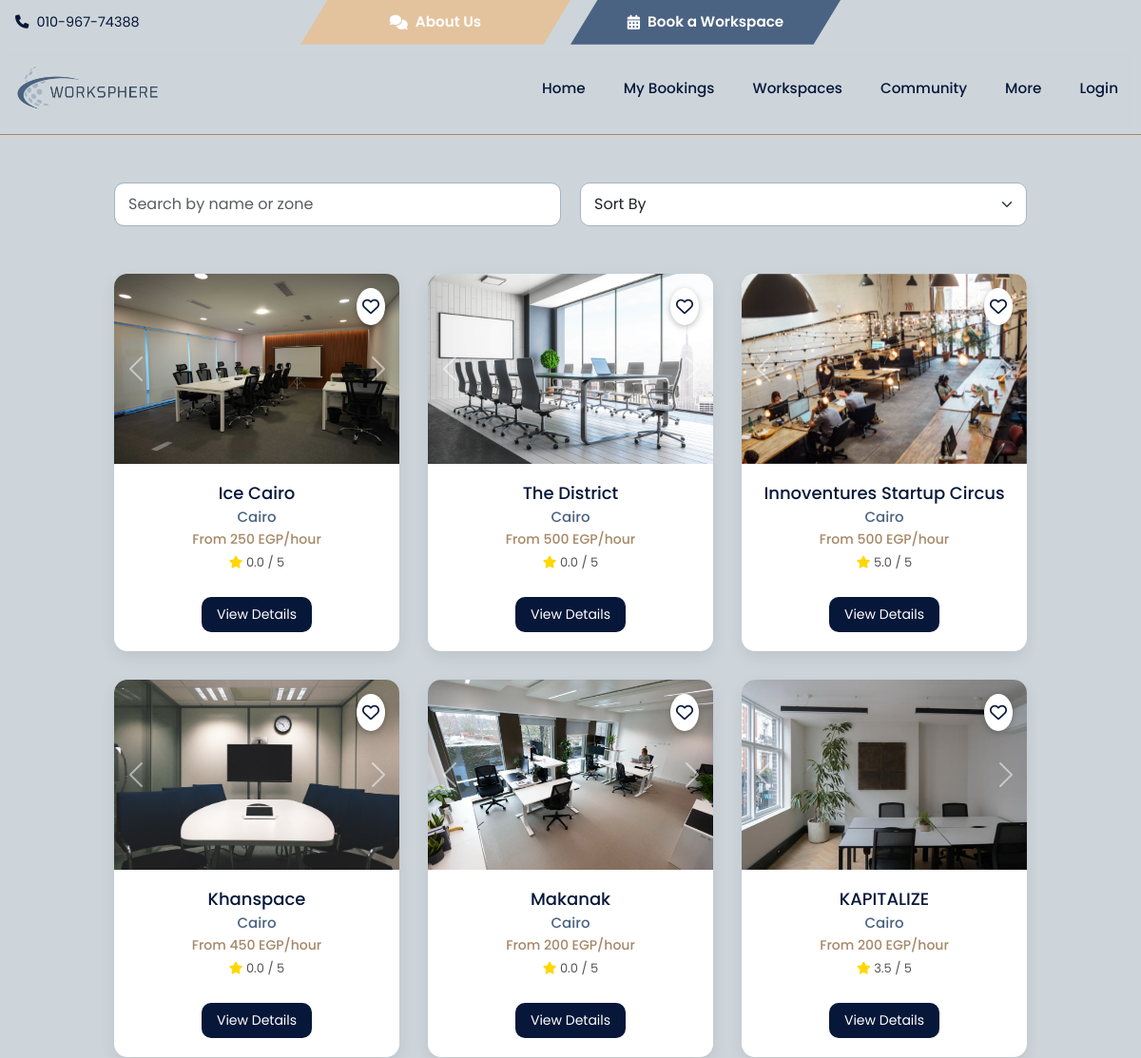
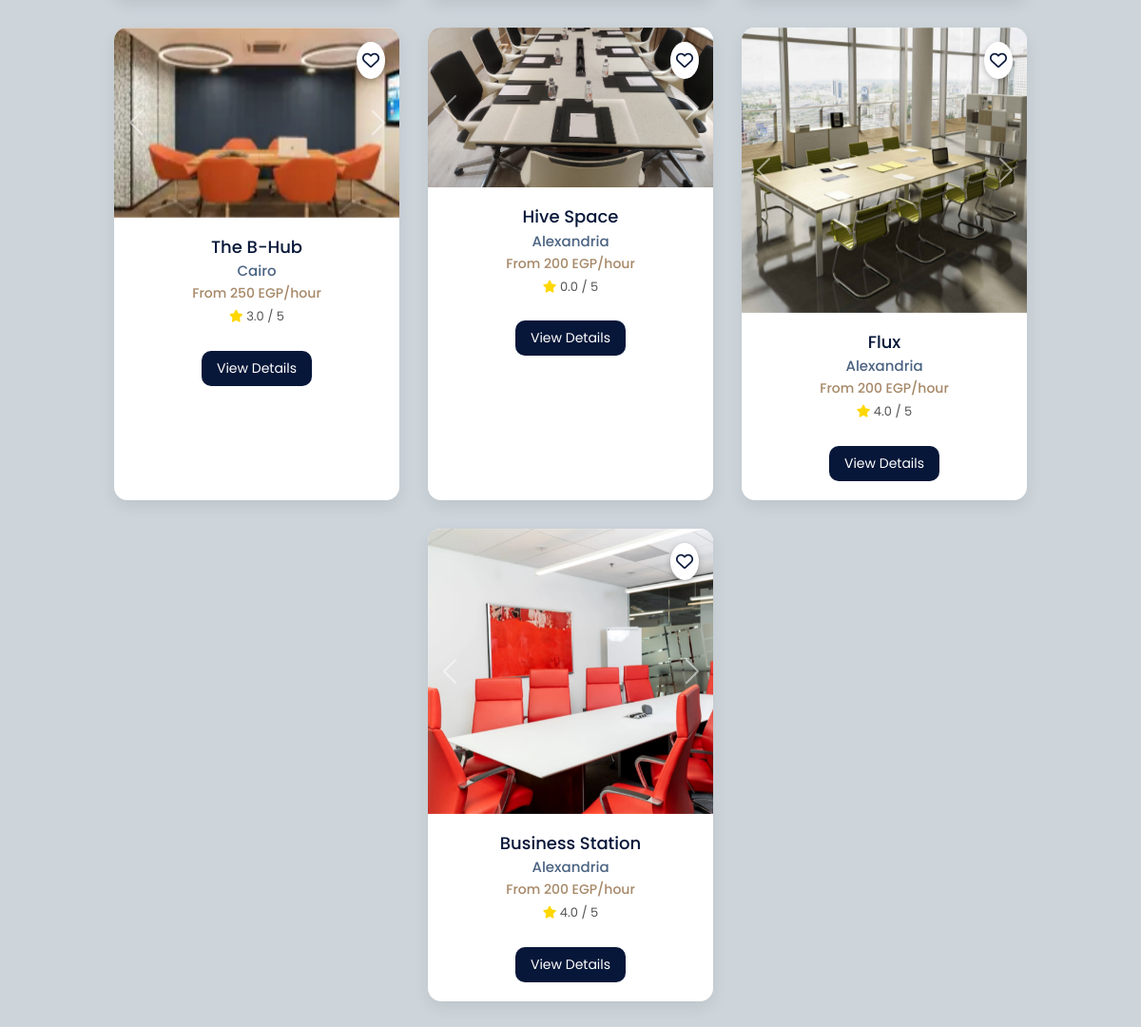
/workspaces_list.php, run on the app's committed database (2 pictures, top to bottom).
### tables this page shows
CREATE TABLE `workspaces` (
  `workspace_id` int(11) NOT NULL,
  `user_id` int(11) NOT NULL,
  `name` varchar(255) NOT NULL,
  `location` varchar(255) NOT NULL,
  `description` longtext DEFAULT NULL,
  `price/hr` float DEFAULT NULL,
  `zone_id` int(11) NOT NULL,
  `created_at` timestamp NOT NULL DEFAULT current_timestamp(),
  `Availability` tinyint(4) NOT NULL DEFAULT 1,
  `latitude` float(10,6) NOT NULL,
  `longitude` float(10,6) NOT NULL
);

CREATE TABLE `rooms` (
  `room_id` int(11) NOT NULL,
  `workspace_id` int(11) NOT NULL,
  `room_name` varchar(255) DEFAULT NULL,
  `seats` int(11) DEFAULT NULL,
  `type_id` int(255) DEFAULT NULL,
  `room_status` varchar(255) DEFAULT NULL,
  `images` longtext NOT NULL,
  `p/hr` int(11) NOT NULL,
  `p/m` float NOT NULL
);

CREATE TABLE `zone` (
  `zone_id` int(11) NOT NULL,
  `zone_name` varchar(255) NOT NULL
);

### workspaces_list.php (the view, shortened to what this page needs)
<?php
include "nav.php";
$order_by = "workspaces.workspace_id";
$select_ws = "SELECT workspaces.*,
                     zone.zone_name,
                     rooms.images,
                     COALESCE(AVG(reviews.rating), 0) AS avg_rating,
                     MIN(rooms.`p/hr`) AS starting_price
              FROM `workspaces`
              JOIN `rooms` ON `workspaces`.`workspace_id` = `rooms`.`workspace_id`
              LEFT JOIN `zone` ON `workspaces`.`zone_id` = `zone`.`zone_id`
              LEFT JOIN `bookings` ON `rooms`.`room_id` = `bookings`.`room_id`
              LEFT JOIN `reviews` ON `bookings`.`booking_id` = `reviews`.`booking_id`
              WHERE `Availability`=2
              GROUP BY workspaces.workspace_id
              ORDER BY $order_by";
$run_select_ws = mysqli_query($connect, $select_ws);
$run_select_search = null;
?>
<!DOCTYPE html>
<html lang="en">
<head>
  <link href="https://cdn.jsdelivr.net/npm/bootstrap@5.3.0/dist/css/bootstrap.min.css" rel="stylesheet">
  <link href="https://cdnjs.cloudflare.com/ajax/libs/font-awesome/6.4.2/css/all.min.css" rel="stylesheet">
</head>
<body>
  <div class="search-sort-container">
    <form method="post">
      <input type="text" id="searchText" name="text" class="form-control" placeholder="Search by name or zone">
    </form>
    <form method="post">
      <select name="sort" class="form-select" onchange="this.form.submit()">
        <option value="">Sort By</option>
      </select>
    </form>
  </div>
  <div class="container">
    <?php
    $result_set = isset($_POST['search']) ? $run_select_search : $run_select_ws;
    if ($result_set && mysqli_num_rows($result_set) > 0) {
      foreach ($result_set as $index => $row) {
        $carouselId = "carousel" . $index;
        $is_favorite = false;
        ?>
        <div class="workspace-card" data-latitude="<?php echo $row['latitude']; ?>"
          data-longitude="<?php echo $row['longitude']; ?>">
          <div class="favorite-icon <?= $is_favorite ? 'active' : '' ?>" onclick="toggleFavorite(this, <?= $row['workspace_id'] ?>)">
            <i class="<?= $is_favorite ? 'fa-solid' : 'fa-regular' ?> fa-heart"></i>
          </div>
          <div id="<?= $carouselId ?>" class="carousel slide">
            <div class="carousel-inner">
              <?php
              $img_query = "SELECT `images` FROM `rooms` WHERE `workspace_id` = '{$row['workspace_id']}'";
              $run_img = mysqli_query($connect, $img_query);
              $first = true;
              while ($imag = mysqli_fetch_assoc($run_img)) {
                foreach (explode(',', $imag['images']) as $image) {
                  echo '<div class="carousel-item ' . ($first ? 'active' : '') . '">
                        <img src="./workspace/img/' . trim($image) . '" class="d-block w-100" alt="">
                      </div>';
                  $first = false;
                }
              }
              ?>
            </div>
            <button class="carousel-control-prev" type="button" data-bs-target="#<?= $carouselId ?>"
              data-bs-slide="prev">
              <span class="carousel-control-prev-icon"></span>
            </button>
            <button class="carousel-control-next" type="button" data-bs-target="#<?= $carouselId ?>"
              data-bs-slide="next">
              <span class="carousel-control-next-icon"></span>
            </button>
          </div>
          <div class="card-body">
            <h2><?= htmlspecialchars($row['name']) ?></h2>
            <h3><?= htmlspecialchars($row['zone_name']) ?></h3>
            <h4>From <?= htmlspecialchars($row['starting_price']) ?> EGP/hour</h4>
            <p class="rating"><i class="fas fa-star"></i> <?= number_format($row['avg_rating'], 1) ?> / 5</p>
            <a href="workspace_details.php?ws_id=<?= $row['workspace_id'] ?>" class="view-details">View Details</a>
          </div>
        </div>
      <?php }
    } else {
      echo "<p class='text-center'>No workspaces found.</p>";
    }
    ?>
  </div>
</body>
</html>

### css/nav.css (style rules this page uses)
:root { --deep-navy: #071739; --steel-blue: #4B6382; --sky-blue: #A4B5C4; --cloud-grey: #CDD5DB; --warm-taupe: #A68868; --beige-cream: #E3C39D; --text-color: var(--deep-navy); --accent-color: var(--warm-taupe); --background-color: var(--cloud-grey); --highlight-color: var(--steel-blue); }
body { margin: 0; font-family: 'Poppins', 'Segoe UI', sans-serif; background-color: var(--background-color); }

### workspaces_list.php (style rules this page uses)
:root { --primary-color: #071739; --secondary-color: #4B6382; --info-color: #A4B5C4; --light-color: #CDD5DB; --accent-warm: #A68868; --accent-light: #E3C39D; --radius: 14px; --shadow: 0 6px 16px rgba(0, 0, 0, 0.08); --font-family: 'Poppins', sans-serif; }
body { font-family: var(--font-family); background-color: var(--light-color); margin: 0; padding: 0; }
.search-sort-container { display: flex; justify-content: space-between; align-items: center; flex-wrap: wrap; gap: 20px; padding: 20px; margin: 30px auto; max-width: 1000px; }
.search-sort-container form { flex: 1; min-width: 220px; }
.search-sort-container input, .search-sort-container select { padding: 10px 14px; border-radius: 10px; border: 1px solid var(--info-color); width: 100%; background-color: #fff; }
.container { display: flex; flex-wrap: wrap; justify-content: center; gap: 30px; padding-bottom: 60px; }
.workspace-card { width: 300px; background: #fff; border-radius: var(--radius); box-shadow: var(--shadow); overflow: hidden; transition: transform 0.3s; position: relative; }
.card-body { text-align: center; padding: 20px; }
.card-body h2 { font-size: 18px; color: var(--primary-color); margin-bottom: 6px; text-transform: capitalize; }
.card-body h3 { font-size: 15px; color: var(--secondary-color); margin-bottom: 6px; }
.card-body h4 { font-size: 14px; color: var(--accent-warm); margin-bottom: 6px; }
.card-body p.rating { font-size: 13px; color: #555; margin-bottom: 10px; }
.card-body p.rating i { color: gold; }
.view-details { background: var(--primary-color); color: white; padding: 8px 16px; border-radius: 10px; font-size: 14px; text-decoration: none; display: inline-block; margin-top: 10px; transition: background 0.3s ease; }
.favorite-icon { position: absolute; top: 15px; right: 15px; background: #ffffff; border-radius: 50%; padding: 6px; font-size: 18px; box-shadow: 0 2px 6px rgba(0, 0, 0, 0.25); cursor: pointer; color: var(--primary-color); transition: 0.2s ease; z-index: 10; }

### data on the page
workspaces: name "Ice Cairo", zone.zone_name "Cairo", starting_price "250", avg_rating "0.0"
workspaces: name "The District", zone.zone_name "Cairo", starting_price "500", avg_rating "0.0"
workspaces: name "Innoventures Startup Circus", zone.zone_name "Cairo", starting_price "500", avg_rating "5.0"
workspaces: name "Khanspace", zone.zone_name "Cairo", starting_price "450", avg_rating "0.0"
workspaces: name "Makanak", zone.zone_name "Cairo", starting_price "200", avg_rating "0.0"
rooms: images (picture)
workspaces: name "KAPITALIZE", zone.zone_name "Cairo", starting_price "200", avg_rating "3.5"
workspaces: name "The B-Hub", zone.zone_name "Cairo", starting_price "250", avg_rating "3.0"
workspaces: name "Hive Space", zone.zone_name "Alexandria", starting_price "200", avg_rating "0.0"
workspaces: name "Flux", zone.zone_name "Alexandria", starting_price "200", avg_rating "4.0"
workspaces: name "Business Station", zone.zone_name "Alexandria", starting_price "200", avg_rating "4.0"
